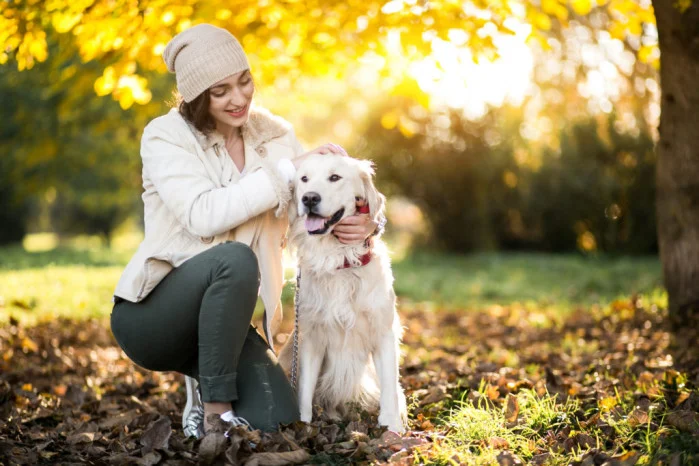
//> input picture Laboratorio_13/lab13_01.jpg, 699 x 466 px
$ ./main   (built with g++ and OpenCV 4)
//> lines starting //> are read from the running program, lines starting //| are printed output that depends on the picture
#include <opencv2/opencv.hpp>
#include <iostream>

#include <vector>

cv::Mat imgDrawable;
cv::Point linePointA, linePointB;
void drawLineOnClick(int action, int x, int y, int flags, void* userdata);

int main()
{
	cv::Mat img = cv::imread("lab13_01.jpg", cv::IMREAD_UNCHANGED);
//> img is the input picture: 466 rows x 699 cols, CV_8UC3; mean B, G, R 87.6, 137.7, 154

	// Cambien el tipo de color a RGB
	cv::Mat imgRGB;
	cv::cvtColor(img, imgRGB, cv::COLOR_BGR2RGB);

	cv::imshow("Original Image", img);
	cv::imshow("RGB Image", imgRGB);
	cv::waitKey();
	cv::destroyAllWindows();

	// Hagan girar una imagen
	cv::Point center((img.cols - 1) / 2.0, (img.rows - 1) / 2.0);
//> center = Point(349, 232)
	cv::Mat rotationMatrix = cv::getRotationMatrix2D(center, 45.0f, 1.0f);

	cv::Mat imgRotated;
	cv::warpAffine(imgRGB, imgRotated, rotationMatrix, imgRGB.size());
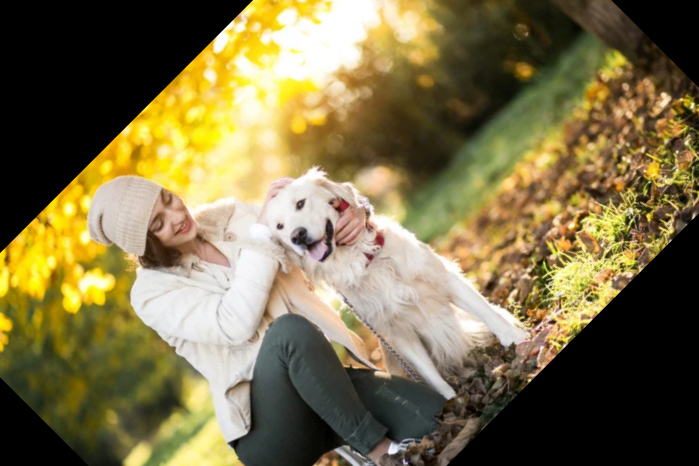
//> imgRotated: 466 rows x 699 cols, CV_8UC3; mean R, G, B 122.8, 111.1, 72.2

	cv::imshow("Original Image", img);
	cv::imshow("Rotated Image", imgRotated);
	cv::waitKey();
	cv::destroyAllWindows();

	// Dibujen un círculo sobre las caras de dicha figura y agreguen un texto que describa que es
	cv::Mat imgCircleText = imgRotated.clone();
	cv::circle(imgCircleText, cv::Point(305, 220), 50, cv::Scalar(0, 0, 255), 3, 8, 0);
	cv::putText(imgCircleText, "Perro", cv::Point(235, 145), cv::FONT_HERSHEY_COMPLEX, 1.5, cv::Scalar(0, 0, 255));
	cv::circle(imgCircleText, cv::Point(145, 220), 60, cv::Scalar(0, 255, 0), 3, 8, 0);
	cv::putText(imgCircleText, "Persona", cv::Point(40, 330), cv::FONT_HERSHEY_COMPLEX, 1.5, cv::Scalar(0, 255, 0));
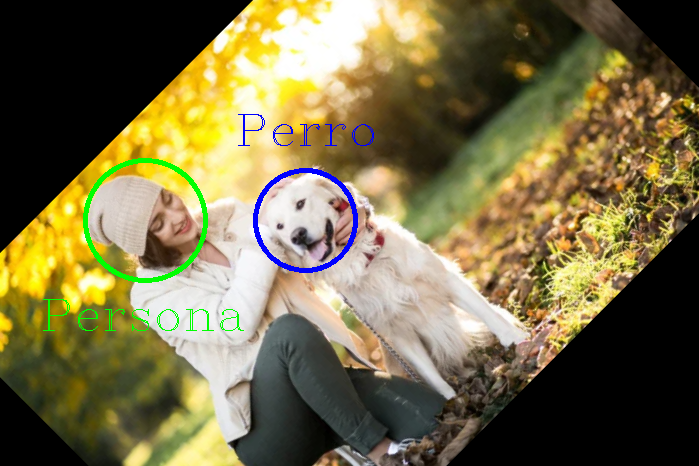
//> imgCircleText: 466 rows x 699 cols, CV_8UC3; mean R, G, B 119.8, 110.4, 72

	cv::imshow("Original Image", img);
	cv::imshow("Annotated Image", imgCircleText);
	cv::waitKey();
	cv::destroyAllWindows();

	// Guarden la figura con los círculos dibujados y el texto generado
	cv::imwrite("annotated_img.jpg", imgCircleText);

	// En una imagen distinta al anterior creen un pentágono sobre las caras de las
	// figuras y agreguen un texto que describa que es
	cv::Mat img2 = cv::imread("lab13_02.jpg", cv::IMREAD_UNCHANGED);
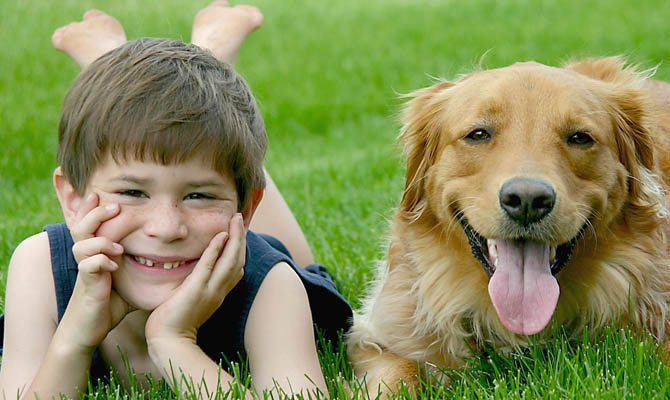
//> input picture Laboratorio_13/lab13_02.jpg, 670 x 400 px
//> img2 is the input picture: 400 rows x 670 cols, CV_8UC3; mean B, G, R 90.7, 142.8, 135

	cv::Mat img2Pentagon = img2.clone();
	std::vector<cv::Point> pointsA = { { 65, 310 }, { 255, 310 }, { 314, 129 }, { 160, 18 }, { 6, 129 } };
	cv::polylines(img2Pentagon, pointsA, true, cv::Scalar(255, 255, 0), 3, 8, 0);
	cv::putText(img2Pentagon, "Persona", cv::Point(55, 350), cv::FONT_HERSHEY_COMPLEX, 1.5, cv::Scalar(255, 255, 0));
	std::vector<cv::Point> pointsB = { { 425, 330 }, { 615, 330 }, { 674, 149 }, { 520, 38 }, { 366, 149 } };
	cv::polylines(img2Pentagon, pointsB, true, cv::Scalar(0, 255, 255), 3, 8, 0);
	cv::putText(img2Pentagon, "Perro", cv::Point(450, 370), cv::FONT_HERSHEY_COMPLEX, 1.5, cv::Scalar(0, 255, 255));
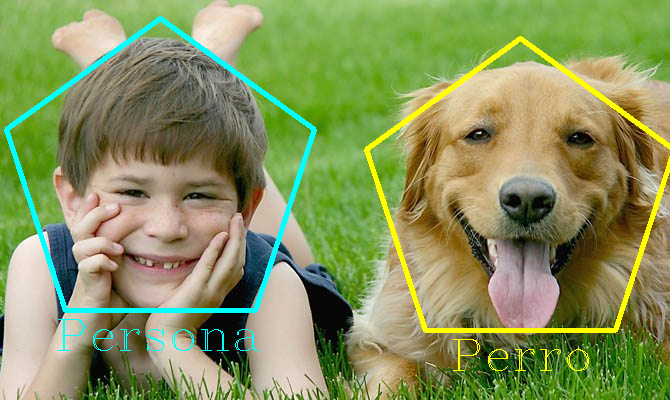
//> img2Pentagon: 400 rows x 670 cols, CV_8UC3; mean B, G, R 92.4, 147.3, 134.7

	cv::imshow("Original image", img2);
	cv::imshow("Pentagon image", img2Pentagon);
	cv::waitKey();
	cv::destroyAllWindows();
	cv::imwrite("annotated_pentagon_img.jpg", img2Pentagon);

	// Creen un programa que permita dibujar diferentes tipos de figuras geométricas con el uso
	// de eventos de mouse para poder hacer dibujos y luego guarden la imagen
	cv::Mat imgClear = img2.clone();
	imgDrawable = img2.clone();
	cv::namedWindow("Window");
	cv::setMouseCallback("Window", drawLineOnClick);

	int k = 0;
	while (k != 'q') {
		cv::imshow("Window", imgDrawable);
		k = cv::waitKey();
//> the 'q' key is pressed
		switch (k) {
			case 'c': imgClear.copyTo(imgDrawable); break;
			case 's': cv::imwrite("annotated_custom_img.jpg", imgDrawable); break;
			default: break;
		}
	}
	cv::destroyAllWindows();

	// Modifiquen el programa para agregar funcionalidades
	k = 0;
	bool enabled_channels[3] = { true, true, true };
	cv::Mat merged_img = img2.clone();
	while (k != 'q') {
		k = cv::waitKey();
//> the 'q' key is pressed
		switch (k) {
			case 'r': enabled_channels[2] ^= true; break;
			case 'g': enabled_channels[1] ^= true; break;
			case 'b': enabled_channels[0] ^= true; break;
			case 's': cv::imwrite("extra_img.jpg", merged_img);
			default: break;
		}

		cv::Mat img_channels[3];
		cv::split(img2, img_channels);
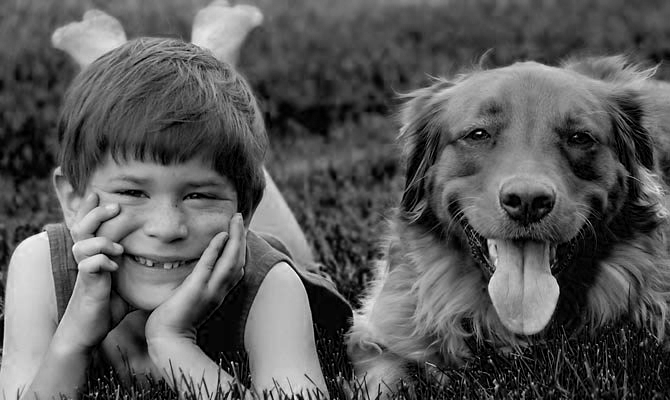
//> img_channels[0]: 400 rows x 670 cols, CV_8UC1; min 0, max 255, mean 90.7
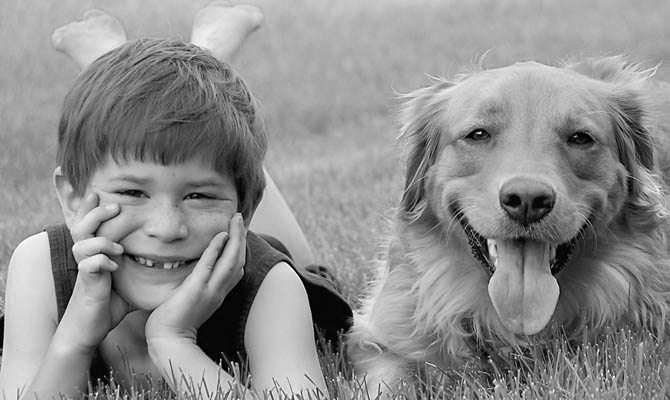
//> img_channels[1]: 400 rows x 670 cols, CV_8UC1; min 0, max 255, mean 142.8
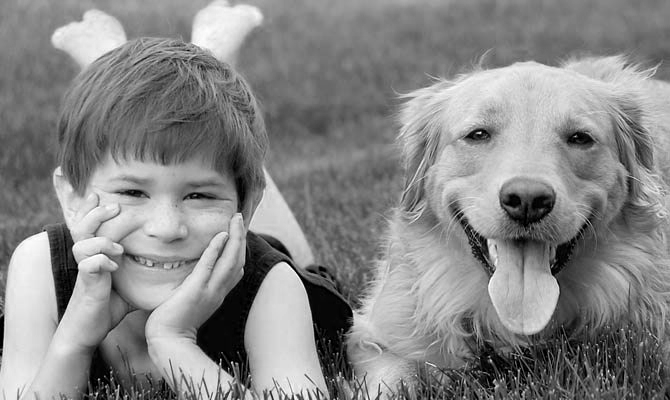
//> img_channels[2]: 400 rows x 670 cols, CV_8UC1; min 0, max 255, mean 135
		std::vector<cv::Mat> channels(3, cv::Mat::zeros(img2.rows, img2.cols, CV_8UC1));
		for (int i = 0; i < 3; ++i)
			if (enabled_channels[i])
				channels[i] = img_channels[i];
		cv::merge(channels, merged_img);
		cv::imshow("Window", merged_img);
	}
	cv::destroyAllWindows();

	return 0;
}

void drawLineOnClick(int action, int x, int y, int flags, void* userdata) {
	if (action == cv::EVENT_LBUTTONDOWN) {
		linePointA = cv::Point(x, y);
	}
	else if (action == cv::EVENT_LBUTTONUP) {
		linePointB = cv::Point(x, y);

		cv::line(imgDrawable, linePointA, linePointB, cv::Scalar(0, 255, 0), 3, 8, 0);
		cv::imshow("Window", imgDrawable);
	}
}
